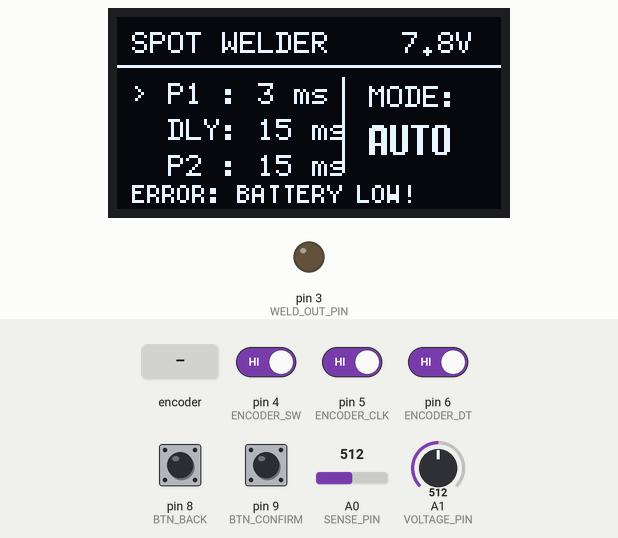
This sketch was run on a simulated Arduino Uno, built with avr-gcc and run on an emulated ATmega328P. Parts: 128×64 one-colour display, output pins drawn as LEDs (lit = HIGH). The test bench sets the inputs (shaded band); at power-on: pin 4 (ENCODER_SW), pin 5 (ENCODER_CLK), pin 6 (ENCODER_DT), pin 8 (BTN_BACK), pin 9 (BTN_CONFIRM) HIGH, A1 (VOLTAGE_PIN) = 512, A0 (SENSE_PIN) = 512.

Above: at 1.5 s.
1.6 s: A1 (VOLTAGE_PIN) set to 708
At 3.4 s:
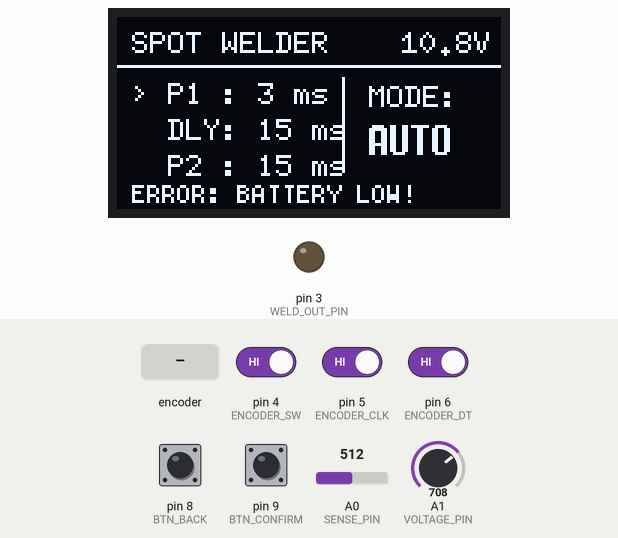
3.8 s: A1 (VOLTAGE_PIN) set to 736
At 5.8 s:
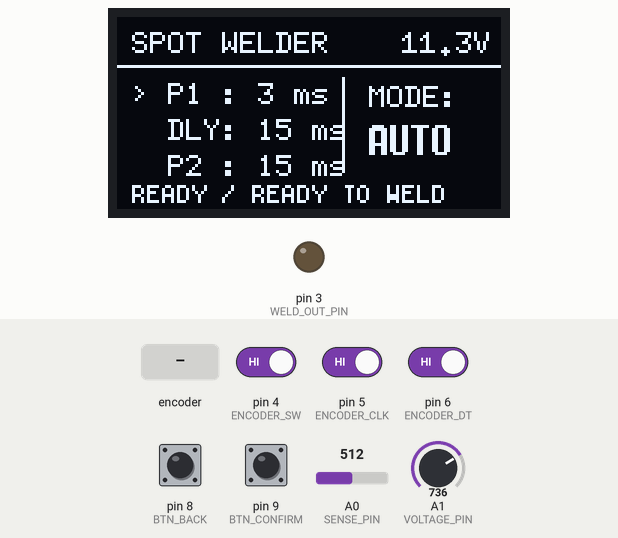
6.6 s: pin 8 (BTN_BACK) pulled LOW for 1 s
At 8.6 s:
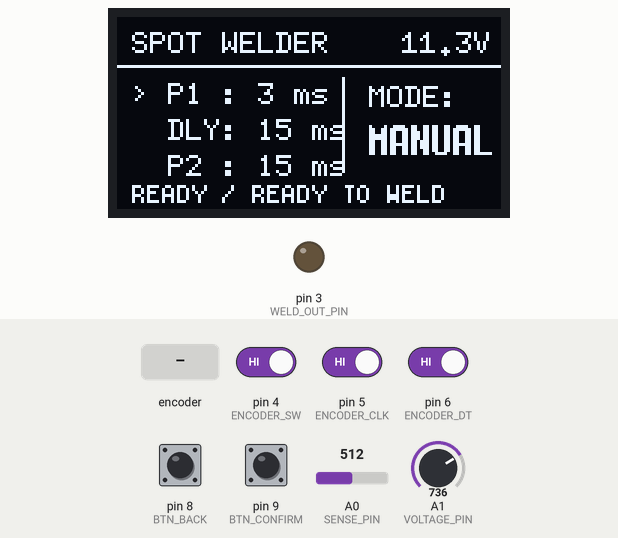
9.4 s: rotary encoder on pin 5 (ENCODER_CLK) / pin 6 (ENCODER_DT) turned 1 step (first pin leading)
At 10.4 s:
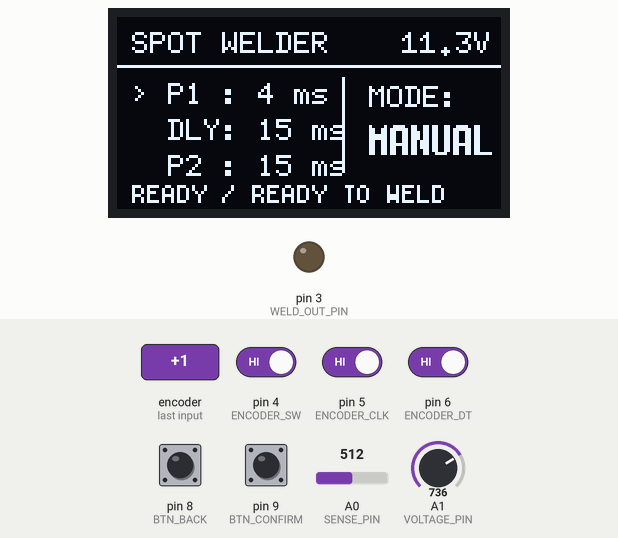
Timing chart, 0 to 12.4 s (numbered marks = the images above; inputs shaded):
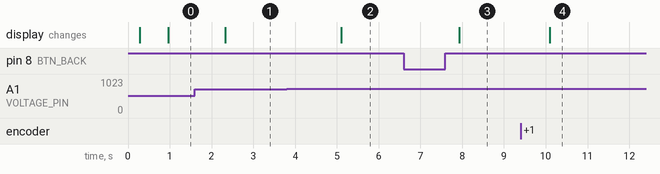

The sketch:

ponthegeszto.ino
```cpp
/*******************************************************************************
 * PROJEKT:   Profi Akkumulátor Ponthegesztő Vezérlés (Spot Welder v1.4.1)
 * FEJLESZTŐ: Rodnas Oref (Dual-Pulse & STABILITY FIX)
 * * VÁLTOZÁSOK (v1.4.1):
 * - I2C kommunikáció túlterhelés elleni védelme (FPS limiter beépítése).
 * - OLED boot késleltetés a "fekete képernyő" probléma elkerülésére.
 * - Volatile int -> volatile byte csere a megszakítások atomi olvasásához.
 * - Draw flag törlési logikájának javítása interrupt race-condition ellen.
 *******************************************************************************/

#include <Arduino.h>
#include <U8g2lib.h>
#include <Wire.h>
#include <EEPROM.h>

// --- PIN KIOSZTÁS ---
#define WELD_OUT_PIN     3
#define VOLTAGE_PIN      A1
#define SENSE_PIN        A0

#define ENCODER_SW       4
#define ENCODER_CLK      5
#define ENCODER_DT       6
#define BTN_BACK         8
#define BTN_CONFIRM      9

// --- EEPROM CÍMEK ---
#define EEPROM_ADDR_P1   0
#define EEPROM_ADDR_DLY  1
#define EEPROM_ADDR_P2   2

// --- KIJELZŐ INICIALIZÁLÁS ---
U8G2_SH1106_128X64_NONAME_1_HW_I2C u8g2(U8G2_R0, /* reset=*/ U8X8_PIN_NONE);

// --- GLOBÁLIS VÁLTOZÓK (ATOMIC BYTE TÍPUSRA CSERÉLVE) ---
volatile byte pulse1TimeMs = 3;
volatile byte pulseDelayMs = 15;
volatile byte pulse2TimeMs = 15;
volatile byte selectedSetting = 0;

bool autoWeldEnabled = true;
volatile bool updateDisplay = true;
unsigned long lastDrawTime = 0;
const unsigned long drawInterval = 40; // Max ~25 FPS képfrissítés (I2C védelem)

// Feszültségmérés konstansai
const float VOLTAGE_CALIBRATION = 0.01529;
const float MIN_BATTERY_VOLTAGE = 11.0;
float currentBatteryVoltage = 0.0;
bool isBatteryOk = false;

unsigned long lastVoltageMeasureTime = 0;
const unsigned long voltageMeasureInterval = 300;

// Auto-Weld Érzékelési küszöbök
const int TOUCH_THRESHOLD_LOW  = 200;
const int TOUCH_THRESHOLD_HIGH = 600;

enum WeldState { IDLE, CONTACT_DETECTED, WELDING, COOLDOWN, ERROR_STATE };
WeldState systemState = IDLE;

// Időzítési konstansok (ms)
const unsigned long autoWeldDelay = 800;
const unsigned long cooldownDelay = 1500;
const unsigned long safetyTimeout  = 3000;
const unsigned long debounceDelay = 50;

unsigned long contactStartTime = 0;
unsigned long cooldownStartTime = 0;
unsigned long lastDebounceTime = 0;
volatile unsigned long lastEncoderMoveTime = 0;
volatile bool eepromSavePending = false;

bool lastBackState = HIGH;
bool lastConfirmState = HIGH;
bool lastEncSwState = HIGH;
volatile bool lastClkState = HIGH;

void triggerWeld();
void preciseDelayMs(int ms);
void drawUI();
void measureVoltage();

void setup() {
  // STABILITÁS: Várakozás az OLED kondenzátorainak feltöltődésére
  delay(250);

  pinMode(WELD_OUT_PIN, OUTPUT);
  digitalWrite(WELD_OUT_PIN, LOW);

  pinMode(SENSE_PIN, INPUT);
  pinMode(VOLTAGE_PIN, INPUT);
  pinMode(ENCODER_CLK, INPUT_PULLUP);
  pinMode(ENCODER_DT, INPUT_PULLUP);
  pinMode(ENCODER_SW, INPUT_PULLUP);
  pinMode(BTN_BACK, INPUT_PULLUP);
  pinMode(BTN_CONFIRM, INPUT_PULLUP);

  lastClkState = digitalRead(ENCODER_CLK);
  lastEncSwState = digitalRead(ENCODER_SW);

  // Értékek beolvasása (byte-ként kezelve)
  byte savedP1 = EEPROM.read(EEPROM_ADDR_P1);
  byte savedDly = EEPROM.read(EEPROM_ADDR_DLY);
  byte savedP2 = EEPROM.read(EEPROM_ADDR_P2);

  if (savedP1 >= 1 && savedP1 <= 99) pulse1TimeMs = savedP1;
  if (savedDly >= 1 && savedDly <= 99) pulseDelayMs = savedDly;
  if (savedP2 >= 1 && savedP2 <= 99) pulse2TimeMs = savedP2;

  u8g2.begin();
  u8g2.setContrast(255);
  measureVoltage();

  PCICR |= (1 << PCIE2);
  PCMSK2 |= (1 << PCINT21);
  PCMSK2 |= (1 << PCINT22);
}

void loop() {
  unsigned long currentMillis = millis();

  // 1. FESZÜLTSÉGMÉRÉS
  if (currentMillis - lastVoltageMeasureTime >= voltageMeasureInterval) {
    measureVoltage();
    lastVoltageMeasureTime = currentMillis;
    updateDisplay = true;
  }

  // 2. EEPROM MENTÉS
  if (eepromSavePending && (currentMillis - lastEncoderMoveTime >= 3000)) {
    EEPROM.update(EEPROM_ADDR_P1, pulse1TimeMs);
    EEPROM.update(EEPROM_ADDR_DLY, pulseDelayMs);
    EEPROM.update(EEPROM_ADDR_P2, pulse2TimeMs);
    eepromSavePending = false;
  }

  // 3. GOMBOK
  bool readingBack = digitalRead(BTN_BACK);
  bool readingConfirm = digitalRead(BTN_CONFIRM);
  bool readingEncSw = digitalRead(ENCODER_SW);

  if ((currentMillis - lastDebounceTime) > debounceDelay) {
    if (readingBack == LOW && lastBackState == HIGH) {
      autoWeldEnabled = !autoWeldEnabled;
      updateDisplay = true;
      lastDebounceTime = currentMillis;
    }

    if (readingConfirm == LOW && lastConfirmState == HIGH) {
      if (!autoWeldEnabled && systemState == IDLE && isBatteryOk) {
        triggerWeld();
        cooldownStartTime = currentMillis;
        systemState = COOLDOWN;
        updateDisplay = true;
      }
      lastDebounceTime = currentMillis;
    }

    if (readingEncSw == LOW && lastEncSwState == HIGH) {
      selectedSetting++;
      if (selectedSetting > 2) selectedSetting = 0;
      updateDisplay = true;
      lastDebounceTime = currentMillis;
    }
  }

  lastBackState = readingBack;
  lastConfirmState = readingConfirm;
  lastEncSwState = readingEncSw;

  // 4. ÁLLAPOTGÉP
  int sensorValue = analogRead(SENSE_PIN);

  switch (systemState) {
    case IDLE:
      if (isBatteryOk && autoWeldEnabled && (sensorValue < TOUCH_THRESHOLD_LOW)) {
        contactStartTime = currentMillis;
        systemState = CONTACT_DETECTED;
        updateDisplay = true;
      }
      break;

    case CONTACT_DETECTED:
      if (sensorValue > TOUCH_THRESHOLD_HIGH) {
        systemState = IDLE;
        updateDisplay = true;
      }
      else if (currentMillis - contactStartTime >= autoWeldDelay) {
        if (isBatteryOk) {
          triggerWeld();
          cooldownStartTime = currentMillis;
          systemState = COOLDOWN;
        } else {
          systemState = IDLE;
        }
        updateDisplay = true;
      }
      else if (currentMillis - contactStartTime >= safetyTimeout) {
        systemState = ERROR_STATE;
        updateDisplay = true;
      }
      break;

    case COOLDOWN:
      // Folyamatos animációhoz a flag beállítása, de az FPS korlát megfogja
      updateDisplay = true;
      if (currentMillis - cooldownStartTime >= cooldownDelay) {
        if (sensorValue > TOUCH_THRESHOLD_HIGH) {
          systemState = IDLE;
          updateDisplay = true;
        }
      }
      break;

    case ERROR_STATE:
      if (sensorValue > TOUCH_THRESHOLD_HIGH) {
        systemState = IDLE;
        updateDisplay = true;
      }
      break;
  }

  // 5. KIJELZŐ FRISSÍTÉS - FPS KORLÁTOZÁSSAL (Stabilitás javítás)
  if (updateDisplay && (currentMillis - lastDrawTime >= drawInterval)) {
    lastDrawTime = currentMillis;
    updateDisplay = false; // Flag törlése a ciklus ELŐTT

    u8g2.firstPage();
    do {
      drawUI();
    } while ( u8g2.nextPage() );
  }
}

// --- FÜGGVÉNYEK ---

void measureVoltage() {
  long sum = 0;
  for(int i=0; i<8; i++) {
    sum += analogRead(VOLTAGE_PIN);
    delayMicroseconds(50);
  }
  float calculatedVoltage = (sum / 8.0) * VOLTAGE_CALIBRATION;
  if (calculatedVoltage < 1.5) {
    currentBatteryVoltage = 0.0;
    isBatteryOk = false;
  } else {
    currentBatteryVoltage = calculatedVoltage;
    isBatteryOk = (currentBatteryVoltage >= MIN_BATTERY_VOLTAGE);
  }
}

void preciseDelayMs(int ms) {
  for(int i = 0; i < ms; i++) {
    delayMicroseconds(1000);
  }
}

void triggerWeld() {
  noInterrupts();

  if (pulse1TimeMs > 0) {
    digitalWrite(WELD_OUT_PIN, HIGH);
    preciseDelayMs(pulse1TimeMs);
    digitalWrite(WELD_OUT_PIN, LOW);
  }

  if (pulseDelayMs > 0) {
    preciseDelayMs(pulseDelayMs);
  }

  if (pulse2TimeMs > 0) {
    digitalWrite(WELD_OUT_PIN, HIGH);
    preciseDelayMs(pulse2TimeMs);
    digitalWrite(WELD_OUT_PIN, LOW);
  }

  interrupts();
}

void drawUI() {
  u8g2.setFont(u8g2_font_6x10_tr);

  u8g2.setCursor(5, 12);
  u8g2.print(F("SPOT WELDER"));

  u8g2.setCursor(95, 12);
  u8g2.print(currentBatteryVoltage, 1);
  u8g2.print(F("V"));
  u8g2.drawHLine(0, 16, 128);

  u8g2.setFont(u8g2_font_6x12_tr);

  u8g2.setCursor(5, 29);
  if (selectedSetting == 0) u8g2.print(F(">")); else u8g2.print(F(" "));
  u8g2.print(F(" P1 : ")); u8g2.print(pulse1TimeMs); u8g2.print(F(" ms"));

  u8g2.setCursor(5, 41);
  if (selectedSetting == 1) u8g2.print(F(">")); else u8g2.print(F(" "));
  u8g2.print(F(" DLY: ")); u8g2.print(pulseDelayMs); u8g2.print(F(" ms"));

  u8g2.setCursor(5, 53);
  if (selectedSetting == 2) u8g2.print(F(">")); else u8g2.print(F(" "));
  u8g2.print(F(" P2 : ")); u8g2.print(pulse2TimeMs); u8g2.print(F(" ms"));

  u8g2.drawVLine(75, 20, 32);

  u8g2.setFont(u8g2_font_6x12_tr);
  u8g2.setCursor(84, 30);
  u8g2.print(F("MODE:"));

  u8g2.setFont(u8g2_font_7x14B_tr);
  u8g2.setCursor(84, 46);
  if (autoWeldEnabled) u8g2.print(F("AUTO"));
  else u8g2.print(F("MANUAL"));

  u8g2.setFont(u8g2_font_5x8_tr);
  u8g2.setCursor(5, 62);

  if (!isBatteryOk) {
    if (currentBatteryVoltage < 1.5) u8g2.print(F("ERROR: NO BATTERY"));
    else u8g2.print(F("ERROR: BATTERY LOW!"));
  }
  else if (systemState == COOLDOWN) {
    unsigned long elapsed = millis() - cooldownStartTime;
    int barWidth = map(elapsed, 0, cooldownDelay, 0, 50);
    if (barWidth > 50) barWidth = 50;
    if (barWidth < 0) barWidth = 0; // Alulcsordulás védelem

    u8g2.print(F("HOLD:"));
    u8g2.drawFrame(35, 56, 54, 7);
    u8g2.drawBox(37, 58, barWidth, 3);
  }
  else {
    switch (systemState) {
      case IDLE:
        u8g2.print(F("READY / READY TO WELD"));
        break;
      case CONTACT_DETECTED:
        u8g2.print(F("CONTACT! HOLD STILL..."));
        break;
      case ERROR_STATE:
        u8g2.print(F("ERROR: BAD CONTACT!"));
        break;
    }
  }
}

ISR(PCINT2_vect) {
  bool currentClkState = digitalRead(ENCODER_CLK);

  if (currentClkState != lastClkState && currentClkState == LOW) {
    bool dirCw = (digitalRead(ENCODER_DT) != currentClkState);

    if (selectedSetting == 0) {
      if (dirCw && pulse1TimeMs < 99) pulse1TimeMs++;
      else if (!dirCw && pulse1TimeMs > 0) pulse1TimeMs--;
    }
    else if (selectedSetting == 1) {
      if (dirCw && pulseDelayMs < 99) pulseDelayMs++;
      else if (!dirCw && pulseDelayMs > 0) pulseDelayMs--;
    }
    else if (selectedSetting == 2) {
      if (dirCw && pulse2TimeMs < 99) pulse2TimeMs++;
      else if (!dirCw && pulse2TimeMs > 0) pulse2TimeMs--;
    }

    updateDisplay = true;
    lastEncoderMoveTime = millis();
    eepromSavePending = true;
  }
  lastClkState = currentClkState;
}
```

Measured:
- the behaviour switches between 719 and 720 on A1 (VOLTAGE_PIN) (found by bisection; images 1 and 2)
- after the input at 1.6 s, the display: changes after 0.73 s (image 1)
- after the input at 3.8 s, the display: changes after 1.3 s (image 2)
- after the input at 6.6 s, the display: changes after 1.3 s (image 3)
- after the input at 9.4 s, the display: changes after 0.70 s (image 4)
